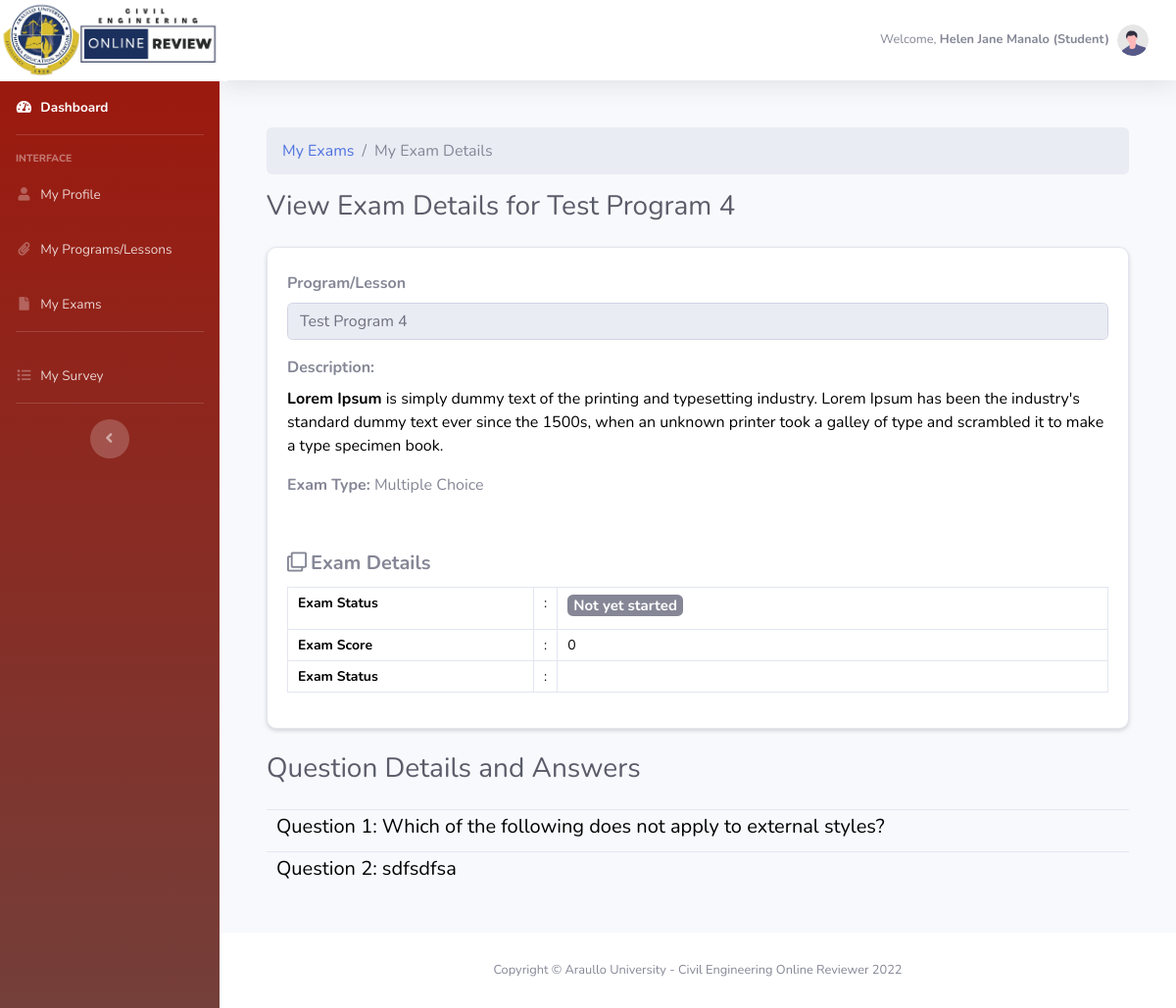
The page /dashboard/view_exam_details.php?exam_id=14&program_id=36&student_id=45&exam_cat=2 (signed in) on the database its author committed.
### tables this page shows
CREATE TABLE `user_account` (
  `id` int(11) NOT NULL,
  `member_id` varchar(50) NOT NULL,
  `email_address` varchar(50) NOT NULL,
  `firstname` varchar(50) NOT NULL,
  `last_name` varchar(50) NOT NULL,
  `phone_number` int(11) NOT NULL,
  `age` int(11) NOT NULL,
  `birthday` varchar(50) NOT NULL,
  `religion` varchar(50) NOT NULL,
  `blood_type` varchar(50) NOT NULL,
  `upload_image` varchar(255) NOT NULL,
  `gender` varchar(50) NOT NULL,
  `user_type` varchar(25) NOT NULL,
  `password` varchar(255) NOT NULL,
  `date_created` varchar(100) NOT NULL,
  `date_updated` varchar(100) NOT NULL
);

CREATE TABLE `students` (
  `student_id` int(11) NOT NULL,
  `account_id` int(11) NOT NULL,
  `member_id` varchar(50) NOT NULL,
  `student_member_id` varchar(50) NOT NULL,
  `program_id` int(11) NOT NULL,
  `exam_attempt` int(11) NOT NULL,
  `stud_exam_status` int(11) NOT NULL,
  `exam_score` int(11) NOT NULL,
  `score_status` varchar(20) NOT NULL,
  `prof_comment_if_essay` longtext NOT NULL,
  `unenroll_student` int(11) NOT NULL,
  `date_modified` datetime NOT NULL
);

CREATE TABLE `programs` (
  `program_id` int(50) NOT NULL,
  `member_id` varchar(50) NOT NULL,
  `program_name` varchar(100) NOT NULL,
  `short_desc` longtext NOT NULL,
  `with_exam` int(2) NOT NULL,
  `upload_image` varchar(255) NOT NULL,
  `date_created` datetime NOT NULL,
  `date_modified` datetime NOT NULL
);

CREATE TABLE `exam_details` (
  `exam_details_id` int(11) NOT NULL,
  `exam_id` int(11) NOT NULL,
  `question_no` int(11) NOT NULL,
  `question` varchar(255) NOT NULL,
  `question_image` varchar(255) NOT NULL,
  `date_created` datetime NOT NULL,
  `date_modified` datetime NOT NULL
);

### dashboard/model/Admin.php (called while the page is built, shortened)
<?php
	class Admin {
		public $db;
		public function __construct(){
			$this->db = new mysqli(DB_HOST, DB_USER, DB_PASSWORD, DB_DATABASE);
		}
    	public function get_fullname($email_address){
    		$sql3="SELECT CONCAT_WS(' ', firstname, last_name) as fullname FROM user_account WHERE email_address = '$email_address'";
	        $result = mysqli_query($this->db,$sql3);
	        $user_data = mysqli_fetch_array($result);
	        return $user_data['fullname'];
    	}
    	public function get_usertype($email_address){
    		$sql3="SELECT user_type FROM user_account WHERE email_address = '$email_address'";
	        $result = mysqli_query($this->db,$sql3);
	        $user_data = mysqli_fetch_array($result);
	        return $user_data['user_type'];
    	}
	}
?>

### dashboard/model/Student.php (called while the page is built, shortened)
<?php
	class Student{
		public $db;
		public function __construct(){
			$this->db = new mysqli(DB_HOST, DB_USER, DB_PASSWORD, DB_DATABASE);
		}
        public function getQueByOrder($exam_id){
            $query = "SELECT * FROM exam_details WHERE exam_id ='$exam_id'";
            $getData =  mysqli_query($this->db,$query);
            return $getData;
        }
        public function get_exam_details_by_student_id($student_id){
            $sql3="SELECT * FROM students a
                LEFT JOIN programs c on c.program_id = a.program_id
                LEFT JOIN exam b on b.program_id = c.program_id
                WHERE a.student_id = '$student_id'";
            $result = mysqli_query($this->db,$sql3);
            return $user_data = mysqli_fetch_assoc($result);
        }
	}
?>

### dashboard/view_exam_details.php (the view, shortened to what this page needs)
<?php
    include_once('db_header.php');
?>
    <div class="student-profile py-4">
        <div class="container">
            <div class="row">
                <div class="col-lg-12">
                    <?php
                        $get_exam_details =  $student->get_exam_details_by_student_id($_GET['student_id']);
                    ?>
                    <nav aria-label="breadcrumb">
                        <ol class="breadcrumb">
                            <li class="breadcrumb-item"><a href="student_exams.php">My Exams</a></li>
                            <li class="breadcrumb-item active" aria-current="page">My Exam Details</li>
                        </ol>
                    </nav>
                    <h1 class="h3 mb-4 text-gray-800">View Exam Details for <?php echo $get_exam_details['program_name'];?></h1>
                    <div class="card shadow-sm">
                        <div class="card-header bg-transparent border-0">
                        </div>
                        <div class="card-body pt-0">
                            <div class="form-group">
                                <label for="first" class="text-bold">Program/Lesson</label>
                                <input type="text" class="form-control" name="program_name" disabled value="<?php echo $get_exam_details['program_name'];?>">
                            </div>
                            <div class="form-group">
                                <label for="first" class="text-bold">Description:</label>
                                <?php echo $get_exam_details['short_desc'];?>
                            </div>
                            <div class="form-group">
                                <label for="first" class="text-bold">Exam Type:</label>
                                <?php
                                    if($_GET['exam_cat'] == 2) {
                                        echo 'Multiple Choice';
                                    }
                                    else {
                                        echo 'Essay';
                                    }
                                ?>
                            </div>
                        </div>
                        <div class="card-header bg-transparent border-0">
                            <h3 class="mb-0"><i class="far fa-clone pr-1"></i>Exam Details</h3>
                        </div>
                        <div class="card-body pt-0">
                            <table class="table table-bordered">
                                <tr>
                                    <th width="30%">Exam Status
                                    </th>
                                    <td width="2%">:</td>
                                    <td>
                                        <?php
                                            if($get_exam_details['stud_exam_status'] == 0) {
                                        ?>
                                            <h5><span class="badge badge-secondary">Not yet started</span></h5>
                                        <?php
                                            }
                                            elseif($get_exam_details['stud_exam_status'] == 1) {
                                        ?>
                                            <h5><span class="badge badge-warning">Ongoing</span></h5>
                                        <?php
                                            }
                                            elseif($get_exam_details['stud_exam_status'] == 2) {
                                        ?>
                                            <h5><span class="badge badge-success">Completed</span></h5>
                                        <?php
                                            }
                                        ?>
                                    </td>
                                </tr>
                                <tr>
                                    <th width="30%">Exam Score
                                    </th>
                                    <td width="2%">:</td>
                                    <td>
                                        <?php echo $get_exam_details['exam_score'];?>
                                    </td>
                                </tr>
                                <tr>
                                    <th width="30%">Exam Status
                                    </th>
                                    <td width="2%">:</td>
                                    <td>
                                    </td>
                                </tr>
                            </table>
                        </div>
                    </div>
                    <br/>
                    <?php
                        $get_exam_details =  $student->get_student_essay_exam_id($_GET['student_id'],$get_exam_details['exam_id']);
                    ?>
                    <h1 class="h3 mb-4 text-gray-800">Question Details and Answers</h1>
                    <?php
                        if($_GET['exam_cat'] == '1') {
                    ?>
                        <div class="card shadow mb-4">
                            <div class="card-body">
                                <div class="essay_answer">
                                    <h3><?php echo $get_exam_details['essay']; ?></h3>
                                    <form method="post" action="">
                                        <div class="card shadow-sm">
                                            <div class="card-header bg-transparent border-0">
                                            </div>
                                            <div class="card-body pt-0">
                                                <div class="form-group">
                                                    <label for="first" class="text-bold">My Answer:</label>
                                                    <?php echo $get_exam_details['student_answer'];?>
                                                </div>
                                                <div class="form-group">
                                                    <label for="first" class="text-bold">My Professor Remarks:</label>
                                                    <?php echo $get_exam_details['prof_comment_if_essay'];?>
                                                </div>
                                                <div class="form-group">
                                                    <label for="first" class="text-bold">My Professor Grades:</label>
                                                    <?php echo $get_exam_details['exam_score'];?>
                                                </div>
                                            </div>
                                        </div>
                                    </form>
                                </div>
                            </div>
                        </div>
                    <?php
                        }
                        else {
                    ?>
                        <table class="table">
                            <?php
                                $getQues = $student->getQueByOrder($_GET['exam_id']);
                                if ($getQues) {
                                    while ($question = $getQues->fetch_assoc()) {
                            ?>
                                <tr>
                                    <td colspan="2">
                                    <h5>Question <?php echo $question['question_no']; ?>: <?php echo $question['question']; ?></h5>
                                    </td>
                                </tr>
                            <?php
                                    }
                                }
                            ?>
                        </table>
                    <?php
                        }
                    ?>
                </div>
            </div>
        </div>
    </div>
<?php
    include_once('db_footer.php');
?>

### dashboard/db_header.php (shortened to what this page needs)
<?php
    require_once ('model/Admin.php');
    require_once ('model/Student.php');
    $admin = new Admin();
    $student = new Student();
?>
<!DOCTYPE html>
<html lang="en">
<head>
    <link href="vendor/fontawesome-free/css/all.min.css" rel="stylesheet" type="text/css">
    <link href="css/sb-admin-2.min.css" rel="stylesheet">
    <link href="vendor/datatables/dataTables.bootstrap4.min.css" rel="stylesheet">
</head>
<body id="page-top">
    <div id="wrapper">
        <?php
            include_once("menu.php")
        ?>
    <div id="content-wrapper" class="d-flex flex-column">
        <div id="content">
            <nav class="navbar navbar-expand navbar-light bg-white topbar mb-4 static-top shadow">
                <ul class="navbar-nav ml-auto">
                    <li class="nav-item dropdown no-arrow">
                        <a class="nav-link dropdown-toggle" href="#" id="userDropdown" role="button"
                            data-toggle="dropdown" aria-haspopup="true" aria-expanded="false">
                            <?php
                                if (isset($_SESSION['email_address'])) :
                            ?>
                                <span class="mr-2 d-none d-lg-inline text-gray-600 small">Welcome, <strong><?php echo $admin->get_fullname($_SESSION['email_address']); ?> (<?php echo $admin->get_usertype($_SESSION['email_address']); ?>)</strong></span>
                                <img class="img-profile rounded-circle"
                                    src="img/undraw_profile.svg">
                            <?php
                                endif
                            ?>
                        </a>
                    </li>
                </ul>
            </nav>
            <div class="container-fluid">

### rows shown on the page
user_account: user_type "Student"
students: program.program_name "Test Program 4", program_name "Test Program 4", program.short_desc "Lorem Ipsum is simply dummy text of the printing and typesetting industry. Lorem Ipsum has been the industry's standard dummy text ever since the 1500s, when an unknown printer took a galley of type and scrambled it to make a type specimen book.", exam_score "0"
exam_details: question_no "1", question "Which of the following does not apply to external styles?"
exam_details: question_no "2", question "sdfsdfsa"

### other values the page prints
$admin->get_fullname($_SESSION['email_address']) "Helen Jane Manalo"
